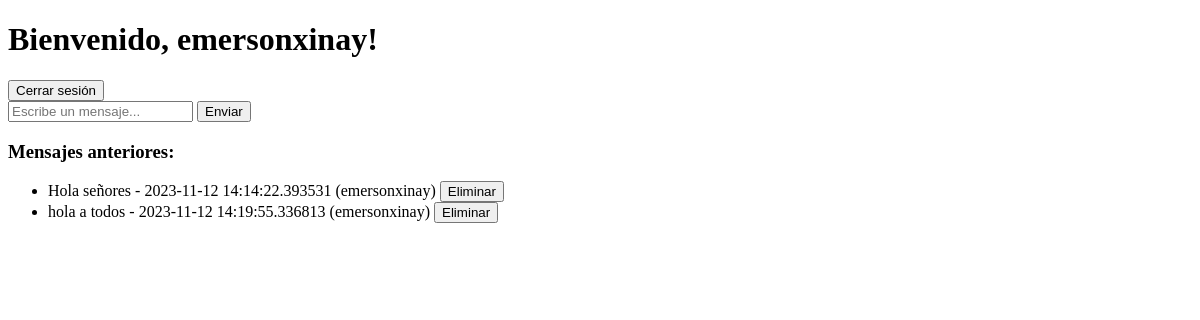
Page / (signed in) on the earlier database version.
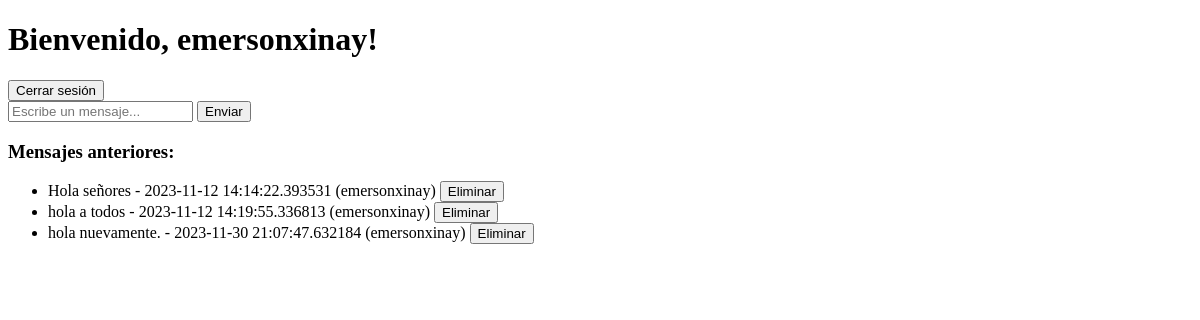
Same page on the later database version.
### app.py (models this page shows)
class User(db.Model, UserMixin):
    id = db.Column(db.Integer, primary_key=True)
    username = db.Column(db.String(20), unique=True, nullable=False)
    password = db.Column(db.String(60), nullable=False)

class Message(db.Model):
    id = db.Column(db.Integer, primary_key=True)
    content = db.Column(db.String(200), nullable=False)
    user_id = db.Column(db.Integer, db.ForeignKey('user.id'), nullable=False)
    timestamp = db.Column(db.DateTime, default=datetime.utcnow)
    is_deleted = db.Column(db.Boolean, default=False)
    user = db.relationship('User', backref='messages', lazy=True)

### app.py (the view)
@app.route('/')
@login_required
def index():
    messages = Message.query.all()
    return render_template('index.html', username=current_user.username, messages=messages)

### app.py (called while the page is built)
@login_manager.user_loader
def load_user(user_id):
    return User.query.get(int(user_id))

### templates/index.html (shortened to what this page needs)
<!DOCTYPE html>
<html lang="es">
  <head>
  </head>
  <body>
    <h1>Bienvenido, {{ username }}!</h1>
    <button onclick="logout()">Cerrar sesión</button>
    <form id="chatForm" onsubmit="sendMessage(); return false;">
      <input
        id="messageInput"
        autocomplete="off"
        placeholder="Escribe un mensaje..."
      />
      <input type="submit" value="Enviar" />
    </form>
    <div>
      <h3>Mensajes anteriores:</h3>
      <ul id="message-list">
        {% for message in messages %}
        <li>
          {{ message.content }} - {{ message.timestamp }} ({{
          message.user.username }}) {% if message.user.id == current_user.id %}
          <button onclick="deleteMessage({{ message.id }})">Eliminar</button>
          {% endif %}
        </li>
        {% endfor %}
      </ul>
    </div>
  </body>
</html>

Differences in the rows shown:
added Message: content "hola nuevamente.", timestamp "2023-11-30 21:07:47.632184", user.username "emersonxinay"
